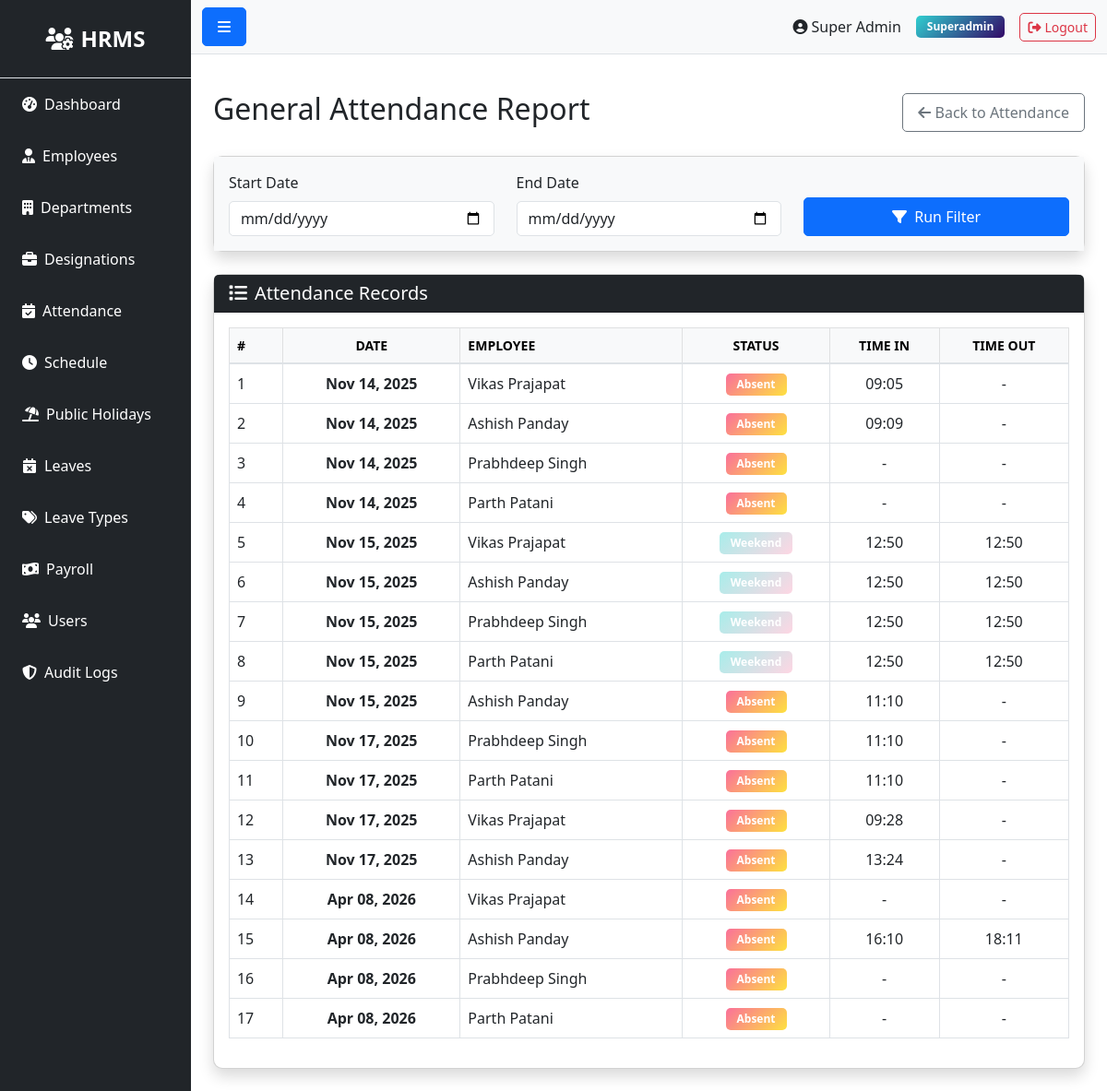
The page /attendance/report (signed in) on the database as committed earlier.
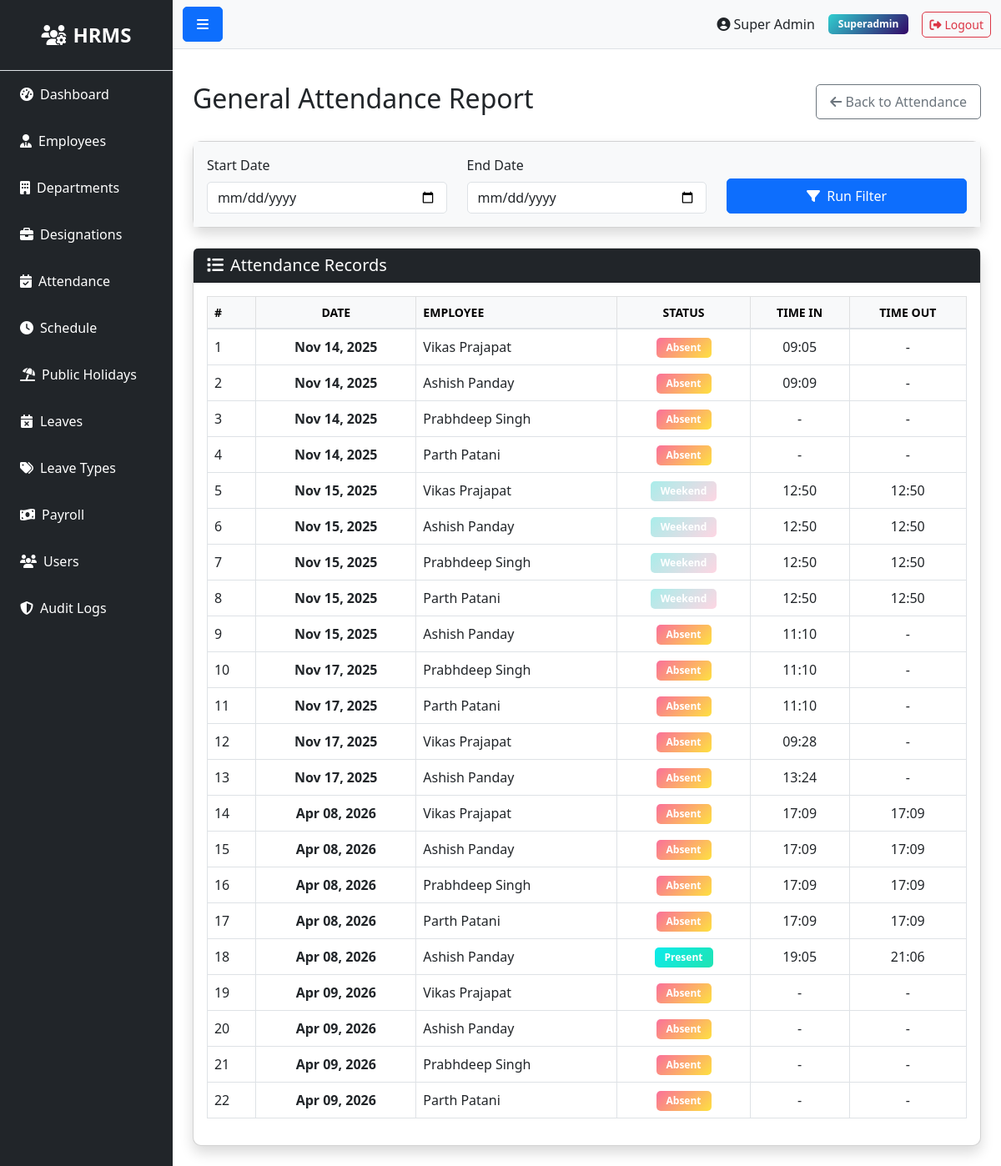
The same page on the database as committed later.
### models.py (models this page shows, shortened)
class User(UserMixin, db.Model):
    __tablename__ = 'users'
    id = db.Column(db.Integer, primary_key=True)
    role_id = db.Column(db.Integer, db.ForeignKey('roles.id'), nullable=False)
    name = db.Column(db.String(100), nullable=False)
    email = db.Column(db.String(100), unique=True, nullable=False)
    phone = db.Column(db.String(20))
    status = db.Column(db.String(20), default='active')
    password = db.Column(db.String(255), nullable=False)
    remember_token = db.Column(db.String(100))
    email_verified_at = db.Column(db.DateTime)
    created_at = db.Column(db.DateTime, default=datetime.utcnow)
    updated_at = db.Column(db.DateTime, default=datetime.utcnow, onupdate=datetime.utcnow)

class Role(db.Model):
    __tablename__ = 'roles'
    id = db.Column(db.Integer, primary_key=True)
    name = db.Column(db.String(50), unique=True, nullable=False)
    description = db.Column(db.Text)
    created_at = db.Column(db.DateTime, default=datetime.utcnow)
    updated_at = db.Column(db.DateTime, default=datetime.utcnow, onupdate=datetime.utcnow)
    users = db.relationship('User', backref='role', lazy=True)

class Attendance(db.Model):
    __tablename__ = 'attendances'
    id = db.Column(db.Integer, primary_key=True)
    employee_id = db.Column(db.Integer, db.ForeignKey('employees.id'), nullable=False)
    date = db.Column(db.Date, nullable=False)
    time_in = db.Column(db.Time)
    time_out = db.Column(db.Time)
    status = db.Column(db.String(20))  # present, absent, holiday, weekend
    description = db.Column(db.Text)  # For holiday name or other notes
    created_at = db.Column(db.DateTime, default=datetime.utcnow)
    updated_at = db.Column(db.DateTime, default=datetime.utcnow, onupdate=datetime.utcnow)

class Employee(db.Model):
    __tablename__ = 'employees'
    id = db.Column(db.Integer, primary_key=True)
    department_id = db.Column(db.Integer, db.ForeignKey('departments.id'))
    designation_id = db.Column(db.Integer, db.ForeignKey('designations.id'))
    schedule_id = db.Column(db.Integer, db.ForeignKey('schedules.id'))
    firstname = db.Column(db.String(100), nullable=False)
    lastname = db.Column(db.String(100), nullable=False)
    unique_id = db.Column(db.String(50), unique=True)
    email = db.Column(db.String(100), unique=True)
    phone = db.Column(db.String(20))
    address = db.Column(db.Text)
    dob = db.Column(db.Date)
    gender = db.Column(db.String(10))
    religion = db.Column(db.String(50))
    marital = db.Column(db.String(20))
    image = db.Column(db.String(255))  # Store image filename
    status = db.Column(db.String(20), default='active')
    created_at = db.Column(db.DateTime, default=datetime.utcnow)
    updated_at = db.Column(db.DateTime, default=datetime.utcnow, onupdate=datetime.utcnow)
    attendances = db.relationship('Attendance', backref='employee', lazy=True, cascade='all, delete-orphan')
    checks = db.relationship('Check', backref='employee', lazy=True, cascade='all, delete-orphan')
    salary = db.relationship('Salary', backref='employee', uselist=False, cascade='all, delete-orphan')
    leaves = db.relationship('Leave', backref='employee', lazy=True, cascade='all, delete-orphan')
    late_times = db.relationship('LateTime', backref='employee', lazy=True, cascade='all, delete-orphan')
    over_times = db.relationship('OverTime', backref='employee', lazy=True, cascade='all, delete-orphan')
    payrolls = db.relationship('Payroll', backref='employee', lazy=True, cascade='all, delete-orphan')

### routes/attendance.py (the view)
@bp.route('/report')
@login_required
def report():
    if not current_user.is_authenticated or current_user.role.name not in ['superadmin', 'admin', 'moderator', 'hr']:
        flash('Access denied', 'danger')
        return redirect(url_for('auth.login'))
    start_date = request.args.get('start_date')
    end_date = request.args.get('end_date')
    query = Attendance.query
    if start_date and end_date:
        query = query.filter(Attendance.date.between(start_date, end_date))
    attendances = query.all()
    return render_template('admin/attendance/report.html', attendances=attendances)

### app.py (called while the page is built)
@login_manager.user_loader
def load_user(user_id):
    try:
        return db.session.get(User, int(user_id))
    except Exception as e:
        app.logger.error(f'Error loading user {user_id}: {str(e)}')
        return None

@app.context_processor
def inject_user():
    pending_leaves = 0
    try:
        if current_user.is_authenticated and getattr(current_user, 'role', None) and current_user.role.name in ['superadmin', 'admin', 'hr']:
            from models import Leave
            pending_leaves = Leave.query.filter_by(status='pending').count()
    except Exception:
        pending_leaves = 0
    return dict(current_user=current_user, pending_leaves=pending_leaves)

### templates/admin/attendance/report.html (shortened to what this page needs)
{% extends "base.html" %}
{% block content %}
<div class="d-flex justify-content-between align-items-center mb-4">
    <h2>General Attendance Report</h2>
    <a href="{{ url_for('attendance.index') }}" class="btn btn-outline-secondary">
        <i class="fas fa-arrow-left"></i> Back to Attendance
    </a>
</div>
<div class="card shadow mb-4">
    <div class="card-body bg-light">
        <form method="get" action="{{ url_for('attendance.report') }}" class="row align-items-end">
            <div class="col-md-4 mb-3 mb-md-0">
                <label for="start_date" class="form-label">Start Date</label>
                <input type="date" class="form-control" id="start_date" name="start_date" value="{{ request.args.get('start_date','') }}">
            </div>
            <div class="col-md-4 mb-3 mb-md-0">
                <label for="end_date" class="form-label">End Date</label>
                <input type="date" class="form-control" id="end_date" name="end_date" value="{{ request.args.get('end_date','') }}">
            </div>
            <div class="col-md-4">
                <button type="submit" class="btn btn-primary w-100"><i class="fas fa-filter me-1"></i> Run Filter</button>
            </div>
        </form>
    </div>
</div>
<div class="card shadow">
    <div class="card-header bg-dark text-white">
        <h5 class="mb-0"><i class="fas fa-list me-2"></i>Attendance Records</h5>
    </div>
    <div class="card-body">
        <div class="table-responsive">
            <table class="table table-hover table-bordered align-middle text-center">
                <thead class="table-light">
                    <tr>
                        <th class="text-start">#</th>
                        <th>Date</th>
                        <th class="text-start">Employee</th>
                        <th>Status</th>
                        <th>Time In</th>
                        <th>Time Out</th>
                    </tr>
                </thead>
                <tbody>
                    {% if attendances %}
                        {% for a in attendances %}
                            <tr>
                                <td class="text-start">{{ loop.index }}</td>
                                <td class="fw-bold">{{ a.date.strftime('%b %d, %Y') }}</td>
                                <td class="text-start">{{ a.employee.firstname }} {{ a.employee.lastname }}</td>
                                <td>
                                    {% if a.status == 'present' %}
                                        <span class="badge bg-success">Present</span>
                                    {% elif a.status == 'absent' %}
                                        <span class="badge bg-danger">Absent</span>
                                    {% elif a.status == 'leave' %}
                                        <span class="badge bg-info text-dark">On Leave</span>
                                    {% elif a.status == 'holiday' %}
                                        <span class="badge bg-primary">Holiday</span>
                                    {% else %}
                                        <span class="badge bg-secondary">{{ a.status|title }}</span>
                                    {% endif %}
                                </td>
                                <td>{{ a.time_in.strftime('%H:%M') if a.time_in else '-' }}</td>
                                <td>{{ a.time_out.strftime('%H:%M') if a.time_out else '-' }}</td>
                            </tr>
                        {% endfor %}
                    {% else %}
                        <tr><td colspan="6" class="text-center py-4 text-muted">No records found for the selected range.</td></tr>
                    {% endif %}
                </tbody>
            </table>
        </div>
    </div>
</div>
{% endblock %}

### templates/base.html (shortened to what this page needs)
<!DOCTYPE html>
<html lang="en">
<head>
    <link href="https://cdn.jsdelivr.net/npm/bootstrap@5.3.0/dist/css/bootstrap.min.css" rel="stylesheet">
    <link rel="stylesheet" href="https://cdnjs.cloudflare.com/ajax/libs/font-awesome/6.4.0/css/all.min.css">
    <link rel="stylesheet" href="{{ url_for('static', filename='css/style.css') }}">
</head>
<body>
    {% if current_user.is_authenticated %}
    {% set role_name = (current_user.role.name if current_user.role and current_user.role.name else 'employee') %}
    {% set dashboard_map = {
        'superadmin': 'admin.superadmin_dashboard',
        'admin': 'admin.admin_dashboard',
        'hr': 'admin.hr_dashboard',
        'payroll': 'admin.payroll_dashboard',
        'moderator': 'admin.moderator_dashboard',
        'employee': 'user.dashboard'
    } %}
    {% set dashboard_endpoint = dashboard_map.get(role_name, 'user.dashboard') %}
    <div class="d-flex" id="wrapper">
        <div class="bg-dark text-white" id="sidebar-wrapper">
            <div class="sidebar-heading text-center py-4 fs-4 fw-bold border-bottom">
                <i class="fas fa-users-cog me-2"></i>HRMS
            </div>
            <div class="list-group list-group-flush">
                <a href="{{ url_for(dashboard_endpoint) }}" class="list-group-item list-group-item-action bg-dark text-white">
                    <i class="fas fa-tachometer-alt me-2"></i>Dashboard
                </a>
                {% if role_name in ['superadmin', 'admin', 'hr'] %}
                <a href="{{ url_for('employee.index') }}" class="list-group-item list-group-item-action bg-dark text-white">
                    <i class="fas fa-user-tie me-2"></i>Employees
                </a>
                <a href="{{ url_for('department.index') }}" class="list-group-item list-group-item-action bg-dark text-white">
                    <i class="fas fa-building me-2"></i>Departments
                </a>
                <a href="{{ url_for('designation.index') }}" class="list-group-item list-group-item-action bg-dark text-white">
                    <i class="fas fa-briefcase me-2"></i>Designations
                </a>
                {% endif %}
                {% if role_name in ['superadmin', 'admin', 'moderator', 'hr'] %}
                <a href="{{ url_for('attendance.index') }}" class="list-group-item list-group-item-action bg-dark text-white">
                    <i class="fas fa-calendar-check me-2"></i>Attendance
                </a>
                <a href="{{ url_for('schedule.index') }}" class="list-group-item list-group-item-action bg-dark text-white">
                    <i class="fas fa-clock me-2"></i>Schedule
                </a>
                <a href="{{ url_for('attendance.holidays') }}" class="list-group-item list-group-item-action bg-dark text-white">
                    <i class="fas fa-umbrella-beach me-2"></i>Public Holidays
                </a>
                {% endif %}
                {% if role_name in ['superadmin', 'admin', 'hr'] %}
                <a href="{{ url_for('leave.index') }}" class="list-group-item list-group-item-action bg-dark text-white">
                    <i class="fas fa-calendar-times me-2"></i>Leaves
                </a>
                <a href="{{ url_for('leave_type.index') }}" class="list-group-item list-group-item-action bg-dark text-white">
                    <i class="fas fa-tags me-2"></i>Leave Types
                </a>
                {% endif %}
                {% if role_name in ['superadmin', 'admin', 'payroll'] %}
                <a href="{{ url_for('payroll.index') }}" class="list-group-item list-group-item-action bg-dark text-white">
                    <i class="fas fa-money-bill-wave me-2"></i>Payroll
                </a>
                {% endif %}
                {% if role_name in ['superadmin', 'admin'] %}
                <a href="{{ url_for('user.index') }}" class="list-group-item list-group-item-action bg-dark text-white">
                    <i class="fas fa-users me-2"></i>Users
                </a>
                {% endif %}
                {% if role_name == 'superadmin' %}
                <a href="{{ url_for('admin.audit_logs') }}" class="list-group-item list-group-item-action bg-dark text-white">
                    <i class="fas fa-shield-alt me-2"></i>Audit Logs
                </a>
                {% endif %}
            </div>
        </div>
        <div id="page-content-wrapper" class="w-100">
            <nav class="navbar navbar-expand-lg navbar-light bg-light border-bottom">
                <div class="container-fluid">
                    <button class="btn btn-primary" id="menu-toggle">
                        <i class="fas fa-bars"></i>
                    </button>
                    <div class="ms-auto d-flex align-items-center">
                        <span class="me-3">
                            <i class="fas fa-user-circle me-1"></i>{{ current_user.name }}
                        </span>
                        <span class="badge bg-info me-3">{{ role_name|title }}</span>
                        <a href="{{ url_for('auth.logout') }}" class="btn btn-outline-danger btn-sm">
                            <i class="fas fa-sign-out-alt me-1"></i>Logout
                        </a>
                    </div>
                </div>
            </nav>
            <div class="container-fluid p-4">
                {% block content %}{% endblock %}
            </div>
        </div>
    </div>
    {% endif %}
</body>
</html>

### static/css/style.css (style rules this page uses)
#wrapper { min-height: 100vh; }
#sidebar-wrapper { min-height: 100vh; width: 250px; transition: margin 0.3s ease-in-out; }
#sidebar-wrapper .sidebar-heading { padding: 0.875rem 1.25rem; font-size: 1.2rem; }
#page-content-wrapper { min-width: 0; width: 100%; }
.list-group-item { border: none; padding: 1rem 1.5rem; }
.card { transition: transform 0.2s; border-radius: 10px; }
.table { background-color: white; }
.table thead th { border-bottom: 2px solid #dee2e6; font-weight: 600; text-transform: uppercase; font-size: 0.875rem; }
.btn { border-radius: 5px; padding: 0.5rem 1rem; }
.btn-sm { padding: 0.25rem 0.5rem; }
.form-control { border-radius: 5px; }
.badge { padding: 0.5em 1em; border-radius: 5px; }
.bg-success { background: linear-gradient(135deg, #0cebeb 0%, #20e3b2 100%) !important; }
.bg-danger { background: linear-gradient(135deg, #fa709a 0%, #fee140 100%) !important; }
.bg-info { background: linear-gradient(135deg, #30cfd0 0%, #330867 100%) !important; }
.bg-secondary { background: linear-gradient(135deg, #a8edea 0%, #fed6e3 100%) !important; }

Rows that differ between the two databases and show on the page:
changed Attendance (number 14 of 22 on the later page): time_in "-" → "17:09"; time_out "-" → "17:09"
changed Attendance (number 15 of 22 on the later page): time_in "16:10" → "17:09"; time_out "18:11" → "17:09"
changed Attendance (number 16 of 22 on the later page): time_in "-" → "17:09"; time_out "-" → "17:09"
changed Attendance (number 17 of 22 on the later page): time_in "-" → "17:09"; time_out "-" → "17:09"
added Attendance: date "Apr 08, 2026", employee.firstname "Ashish", employee.lastname "Panday", status "Present", time_in "19:05", time_out "21:06"
added Attendance: date "Apr 09, 2026", employee.firstname "Vikas", employee.lastname "Prajapat", status "Absent", time_in "-", time_out "-"
added Attendance: date "Apr 09, 2026", employee.firstname "Ashish", employee.lastname "Panday", status "Absent", time_in "-", time_out "-"
added Attendance: date "Apr 09, 2026", employee.firstname "Prabhdeep", employee.lastname "Singh", status "Absent", time_in "-", time_out "-"
added Attendance: date "Apr 09, 2026", employee.firstname "Parth", employee.lastname "Patani", status "Absent", time_in "-", time_out "-"
